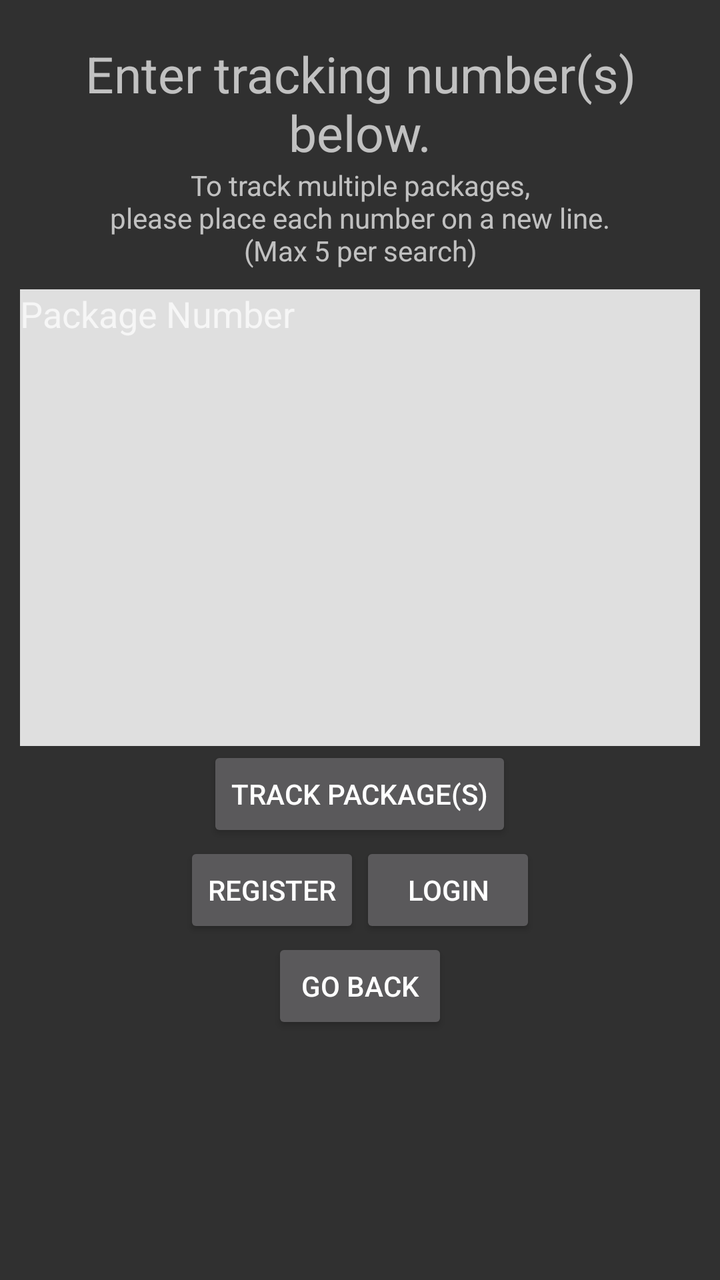
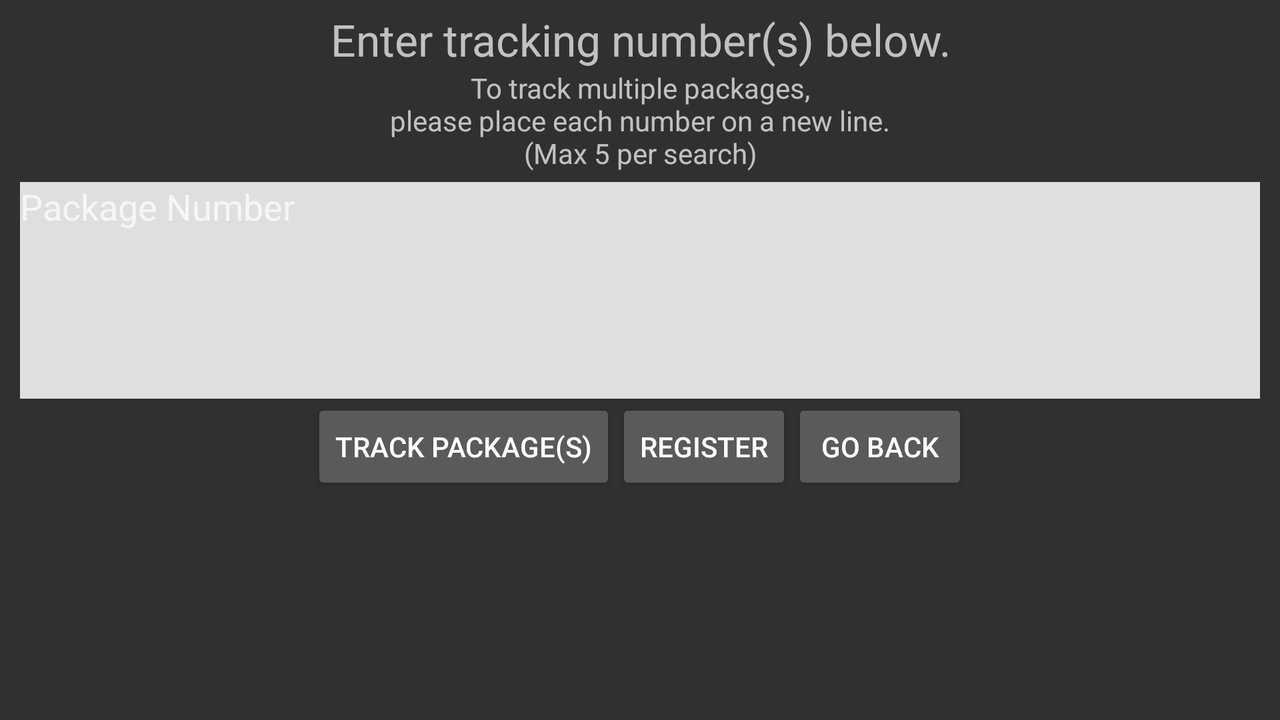

First picture: res/layout/ on a phone held upright. Second picture: the repository's own variant of that layout, on a device whose configuration matches the variant's folder. Source for both follows.
<!-- AndroidManifest.xml: application theme Theme.AppCompat -->
<!-- res/layout/activity_track.xml -->
<?xml version="1.0" encoding="utf-8"?>
<RelativeLayout xmlns:android="http://schemas.android.com/apk/res/android"
    android:layout_width="match_parent"
    android:layout_height="match_parent"
    android:paddingTop="20dp"
    android:paddingLeft="10dp"
    android:paddingRight="10dp">

    <TextView
        android:id="@+id/TrackText"
        android:layout_width="match_parent"
        android:layout_height="wrap_content"
        android:textAlignment="center"
        android:textSize="25sp"
        android:text="@string/str_trackWelcome"/>

    <TextView
        android:id="@+id/MultiMessage"
        android:paddingBottom="10dp"
        android:layout_width="match_parent"
        android:layout_height="wrap_content"
        android:layout_below="@+id/TrackText"
        android:textAlignment="center"
        android:layout_centerVertical="true"
        android:text="@string/str_trackMult"/>

    <LinearLayout
        android:id="@+id/TextLayout"
        android:layout_width="match_parent"
        android:layout_height="match_parent"
        android:orientation="vertical"
        android:weightSum="1"
        android:layout_below="@+id/MultiMessage">

        <EditText
            android:id="@+id/PackageEntry"
            android:inputType="textMultiLine"
            android:gravity="top"
            android:layout_width="match_parent"
            android:layout_height="0dp"
            android:layout_weight=".65"
            android:background="@color/lightGray"
            android:hint="@string/str_pkgNumber"
            android:textColor="@android:color/black"/>

        <Button
            android:id="@+id/TrackButton"
            android:layout_width="wrap_content"
            android:layout_height="wrap_content"
            android:layout_gravity="center"
            android:text="@string/str_trackPckg"/>

        <LinearLayout
            android:layout_width="wrap_content"
            android:layout_height="wrap_content"
            android:orientation="horizontal"
            android:layout_gravity="center">

            <Button
                android:id="@+id/Register"
                android:layout_width="wrap_content"
                android:layout_height="wrap_content"
                android:layout_gravity="center"
                android:text="@string/str_Register"/>

            <Button
                android:id="@+id/Login"
                android:layout_width="wrap_content"
                android:layout_height="wrap_content"
                android:layout_gravity="center"
                android:text="@string/str_login"/>

        </LinearLayout>

        <Button
            android:id="@+id/BackButton"
            android:layout_width="wrap_content"
            android:layout_height="wrap_content"
            android:layout_gravity="center"
            android:text="@string/str_goBack"/>

    </LinearLayout>
</RelativeLayout>
<!-- resources referenced by this layout -->
<resources>
  <color name="lightGray">#dfdfdf</color>
  <string name="str_Register">Register</string>
  <string name="str_goBack">Go Back</string>
  <string name="str_login">Login</string>
  <string name="str_pkgNumber">Package Number</string>
  <string name="str_trackMult">To track multiple packages,\nplease place each number on a new line.\n(Max 5 per search)</string>
  <string name="str_trackPckg">Track Package(s)</string>
  <string name="str_trackWelcome">Enter tracking number(s) below.</string>
</resources>
<!-- res/layout-land/activity_track.xml (the repository's variant of the layout above) -->
<!-- drawn on the phone turned sideways -->
<?xml version="1.0" encoding="utf-8"?>
<RelativeLayout xmlns:android="http://schemas.android.com/apk/res/android"
    android:layout_width="match_parent"
    android:layout_height="match_parent"
    android:paddingTop="5dp"
    android:paddingLeft="10dp"
    android:paddingRight="10dp">

    <TextView
        android:id="@+id/TrackText"
        android:layout_width="match_parent"
        android:layout_height="wrap_content"
        android:textAlignment="center"
        android:textSize="22sp"
        android:text="@string/str_trackWelcome"/>

    <TextView
        android:id="@+id/MultiMessage"
        android:paddingBottom="5dp"
        android:layout_width="match_parent"
        android:layout_height="wrap_content"
        android:layout_below="@+id/TrackText"
        android:textAlignment="center"
        android:layout_centerVertical="true"
        android:text="@string/str_trackMult"/>

    <LinearLayout
        android:id="@+id/TextLayout"
        android:layout_width="match_parent"
        android:layout_height="wrap_content"
        android:orientation="vertical"
        android:weightSum="1"
        android:layout_below="@+id/MultiMessage">

        <EditText
            android:id="@+id/PackageEntry"
            android:inputType="textMultiLine"
            android:gravity="top"
            android:layout_width="match_parent"
            android:layout_height="0dp"
            android:layout_weight="1"
            android:lines="5"
            android:background="@color/lightGray"
            android:hint="@string/str_pkgNumber"
            android:textColor="@android:color/black"/>

    </LinearLayout>

    <LinearLayout
        android:layout_width="match_parent"
        android:layout_height="wrap_content"
        android:layout_below="@id/TextLayout"
        android:gravity="center">

        <Button
            android:id="@+id/TrackButton"
            android:layout_width="wrap_content"
            android:layout_height="wrap_content"
            android:layout_gravity="center"
            android:text="@string/str_trackPckg"/>

        <Button
            android:id="@+id/Register"
            android:layout_width="wrap_content"
            android:layout_height="wrap_content"
            android:layout_gravity="center"
            android:text="@string/str_Register"/>

        <Button
            android:id="@+id/BackButton"
            android:layout_width="wrap_content"
            android:layout_height="wrap_content"
            android:layout_gravity="center"
            android:text="@string/str_goBack"/>

    </LinearLayout>

</RelativeLayout>
<!-- resources referenced by the variant -->
<!-- as the phone turned sideways resolves them -->
<resources>
  <color name="lightGray">#dfdfdf</color>
  <string name="str_Register">Register</string>
  <string name="str_goBack">Go Back</string>
  <string name="str_pkgNumber">Package Number</string>
  <string name="str_trackMult">To track multiple packages,\nplease place each number on a new line.\n(Max 5 per search)</string>
  <string name="str_trackPckg">Track Package(s)</string>
  <string name="str_trackWelcome">Enter tracking number(s) below.</string>
</resources>
